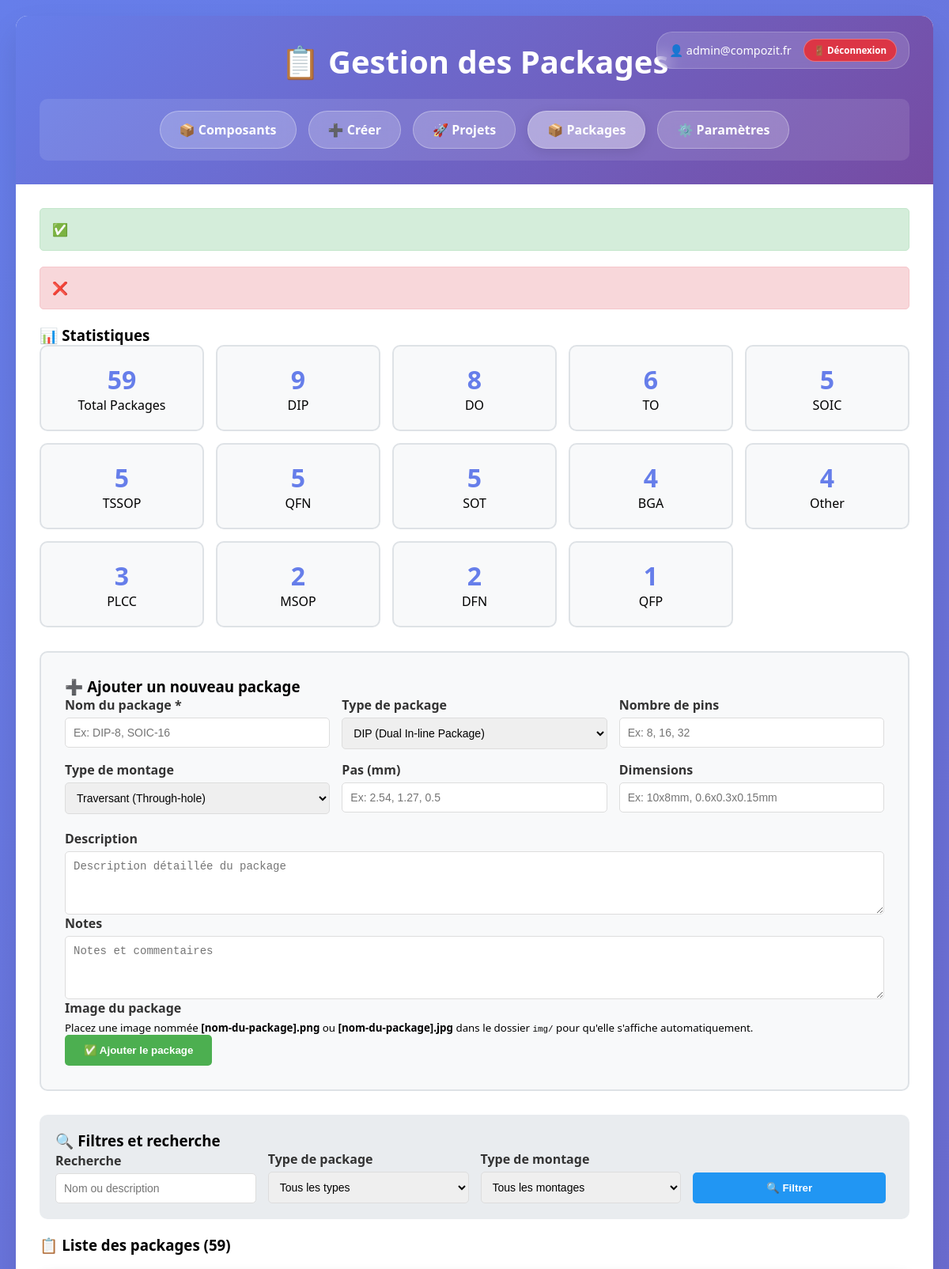
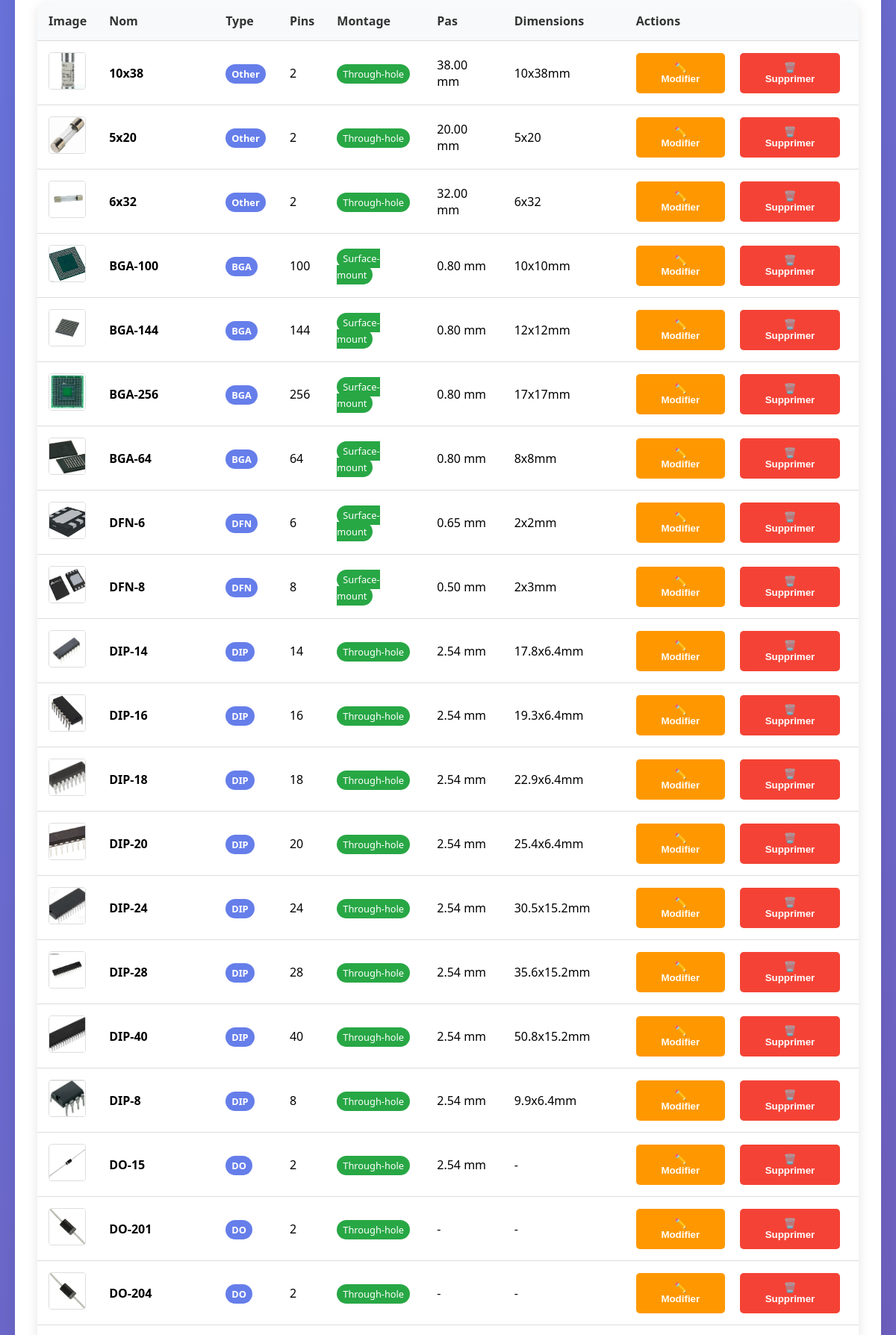
The app's page /packages_management.php (signed in, upper part) with its own data (2 pictures, top to bottom).
### tables this page shows
CREATE TABLE `packages` (
  `id` int(11) NOT NULL,
  `name` varchar(255) NOT NULL,
  `description` text DEFAULT NULL,
  `pin_count` int(11) DEFAULT NULL,
  `package_type` enum('DIP','SOIC','QFP','BGA','TO','SOT','TSSOP','MSOP','QFN','DFN','PLCC','PGA','LGA','CSP','Other','DO') DEFAULT 'Other',
  `pitch` decimal(5,2) DEFAULT NULL,
  `dimensions` varchar(255) DEFAULT NULL,
  `mounting_type` enum('Through-hole','Surface-mount','Both') DEFAULT 'Through-hole',
  `notes` text DEFAULT NULL,
  `image_path` varchar(500) DEFAULT NULL,
  `owner` int(11) NOT NULL,
  `created_at` timestamp NOT NULL DEFAULT current_timestamp(),
  `updated_at` timestamp NOT NULL DEFAULT current_timestamp() ON UPDATE current_timestamp()
);

### packages_management.php (the view, shortened to what this page needs)
<?php
$success = '';
$error = '';
try {
    $pdo = getConnection();
    $sql_packages = "
        CREATE TABLE IF NOT EXISTS packages (
            id INT AUTO_INCREMENT PRIMARY KEY,
            name VARCHAR(255) NOT NULL UNIQUE,
            description TEXT,
            pin_count INT,
            package_type ENUM('DIP', 'SOIC', 'QFP', 'BGA', 'TO', 'SOT', 'TSSOP', 'MSOP', 'QFN', 'DFN', 'PLCC', 'PGA', 'LGA', 'CSP', 'Other') DEFAULT 'Other',
            pitch DECIMAL(5,2),
            dimensions VARCHAR(255),
            mounting_type ENUM('Through-hole', 'Surface-mount', 'Both') DEFAULT 'Through-hole',
            notes TEXT,
            owner INT NOT NULL,
            created_at TIMESTAMP DEFAULT CURRENT_TIMESTAMP,
            updated_at TIMESTAMP DEFAULT CURRENT_TIMESTAMP ON UPDATE CURRENT_TIMESTAMP,
            INDEX idx_owner (owner),
            INDEX idx_name (name)
        ) ENGINE=InnoDB DEFAULT CHARSET=utf8mb4 COLLATE=utf8mb4_unicode_ci
    ";
    $pdo->exec($sql_packages);
    $search = $_GET['search'] ?? '';
    $sql = "SELECT * FROM packages WHERE owner = ?";
    $params = [$_SESSION['user_id']];
    $sql .= " ORDER BY name";
    $stmt = $pdo->prepare($sql);
    $stmt->execute($params);
    $packages = $stmt->fetchAll();
    $stmt = $pdo->prepare("SELECT package_type, COUNT(*) as count FROM packages WHERE owner = ? GROUP BY package_type ORDER BY count DESC");
    $stmt->execute([$_SESSION['user_id']]);
    $stats = $stmt->fetchAll();
} catch(PDOException $e) {
    $error = "Erreur de base de données : " . $e->getMessage();
}
?>
<!DOCTYPE html>
<html lang="fr">
<head>
</head>
<body>
    <div class="container">
        <div class="header">
            <div class="user-info">
                <span>👤 <?php echo htmlspecialchars($_SESSION['user_email']); ?></span>
                <a href="logout.php" class="logout-btn">🚪 Déconnexion</a>
            </div>
            <h1>📋 Gestion des Packages</h1>
            <div class="nav-section">
                <div class="nav-buttons">
                    <a href="components.php">📦 Composants</a>
                    <a href="create_component.php">➕ Créer</a>
                    <a href="projects.php">🚀 Projets</a>
                    <a href="packages_management.php" class="active">📦 Packages</a>
                    <a href="settings.php">⚙️ Paramètres</a>
                </div>
            </div>
        </div>
        <div class="content">
            <?php if (isset($success)): ?>
                <div class="alert alert-success">
                    ✅ <?php echo htmlspecialchars($success); ?>
                </div>
            <?php endif; ?>
            <?php if (isset($error)): ?>
                <div class="alert alert-error">
                    ❌ <?php echo htmlspecialchars($error); ?>
                </div>
            <?php endif; ?>
            <h3>📊 Statistiques</h3>
            <div class="stats-grid">
                <div class="stat-card">
                    <div class="stat-number"><?php echo count($packages); ?></div>
                    <div>Total Packages</div>
                </div>
                <?php foreach ($stats as $stat): ?>
                    <div class="stat-card">
                        <div class="stat-number"><?php echo $stat['count']; ?></div>
                        <div><?php echo htmlspecialchars($stat['package_type']); ?></div>
                    </div>
                <?php endforeach; ?>
            </div>
            <div class="form-container">
                <h3>➕ Ajouter un nouveau package</h3>
                <form method="POST">
                    <div class="form-grid">
                        <div class="form-group">
                            <label for="name">Nom du package *</label>
                            <input type="text" id="name" name="name" required placeholder="Ex: DIP-8, SOIC-16">
                        </div>
                        <div class="form-group">
                            <label for="package_type">Type de package</label>
                            <select id="package_type" name="package_type">
                                <option value="DIP">DIP (Dual In-line Package)</option>
                            </select>
                        </div>
                        <div class="form-group">
                            <label for="pin_count">Nombre de pins</label>
                            <input type="number" id="pin_count" name="pin_count" min="1" placeholder="Ex: 8, 16, 32">
                        </div>
                        <div class="form-group">
                            <label for="mounting_type">Type de montage</label>
                            <select id="mounting_type" name="mounting_type">
                                <option value="Through-hole">Traversant (Through-hole)</option>
                            </select>
                        </div>
                        <div class="form-group">
                            <label for="pitch">Pas (mm)</label>
                            <input type="number" id="pitch" name="pitch" step="0.01" min="0" placeholder="Ex: 2.54, 1.27, 0.5">
                        </div>
                        <div class="form-group">
                            <label for="dimensions">Dimensions</label>
                            <input type="text" id="dimensions" name="dimensions" placeholder="Ex: 10x8mm, 0.6x0.3x0.15mm">
                        </div>
                    </div>
                    <div class="form-group">
                        <label for="description">Description</label>
                        <textarea id="description" name="description" placeholder="Description détaillée du package"></textarea>
                    </div>
                    <div class="form-group">
                        <label for="notes">Notes</label>
                        <textarea id="notes" name="notes" placeholder="Notes et commentaires"></textarea>
                    </div>
                    <div class="form-group">
                    <label>Image du package</label>
                    <small>Placez une image nommée <strong>[nom-du-package].png</strong> ou <strong>[nom-du-package].jpg</strong> dans le dossier <code>img/</code> pour qu'elle s'affiche automatiquement.</small>
                </div>
                    <button type="submit" class="btn btn-primary">✅ Ajouter le package</button>
                </form>
            </div>
            <div class="filters">
                <h3>🔍 Filtres et recherche</h3>
                <form method="GET">
                    <div class="filters-grid">
                        <div class="form-group">
                            <label for="search">Recherche</label>
                            <input type="text" id="search" name="search" value="<?php echo htmlspecialchars($search); ?>" placeholder="Nom ou description">
                        </div>
                        <div class="form-group">
                            <label for="filter_type">Type de package</label>
                            <select id="filter_type" name="filter_type">
                                <option value="">Tous les types</option>
                            </select>
                        </div>
                        <div class="form-group">
                            <label for="filter_mounting">Type de montage</label>
                            <select id="filter_mounting" name="filter_mounting">
                                <option value="">Tous les montages</option>
                            </select>
                        </div>
                        <div class="form-group">
                            <label>&nbsp;</label>
                            <button type="submit" class="btn btn-secondary">🔍 Filtrer</button>
                        </div>
                    </div>
                </form>
            </div>
            <h3>📋 Liste des packages (<?php echo count($packages); ?>)</h3>
            <?php if (empty($packages)): ?>
                <p>Aucun package trouvé. Ajoutez-en un ci-dessus !</p>
            <?php else: ?>
                <table class="packages-table">
                    <thead>
                        <tr>
                            <th>Image</th>
                            <th>Nom</th>
                            <th>Type</th>
                            <th>Pins</th>
                            <th>Montage</th>
                            <th>Pas</th>
                            <th>Dimensions</th>
                            <th>Actions</th>
                        </tr>
                    </thead>
                    <tbody>
                        <?php foreach ($packages as $package): ?>
                            <tr>
                                <td>
                                    <?php
                                    $package_name = $package['name'];
                                    $image_found = false;
                                    $image_src = '';
                                    if (file_exists("img/{$package_name}.png")) {
                                        $image_src = "img/{$package_name}.png";
                                        $image_found = true;
                                    } elseif (file_exists("img/{$package_name}.jpg")) {
                                        $image_src = "img/{$package_name}.jpg";
                                        $image_found = true;
                                    } elseif (!empty($package['image_path'])) {
                                        $image_src = $package['image_path'];
                                        $image_found = true;
                                    }
                                    ?>
                                    <?php if ($image_found): ?>
                                        <img src="<?php echo htmlspecialchars($image_src); ?>"
                                             alt="<?php echo htmlspecialchars($package['name']); ?>"
                                             class="package-image"
                                             onerror="this.style.display='none'; this.nextElementSibling.style.display='block';">
                                    <?php else: ?>
                                        <span class="no-image">📦</span>
                                    <?php endif; ?>
                                </td>
                                <td><strong><?php echo htmlspecialchars($package['name']); ?></strong></td>
                                <td><span class="package-type"><?php echo htmlspecialchars($package['package_type']); ?></span></td>
                                <td><?php echo $package['pin_count'] ? htmlspecialchars($package['pin_count']) : '-'; ?></td>
                                <td><span class="mounting-type"><?php echo htmlspecialchars($package['mounting_type']); ?></span></td>
                                <td><?php echo $package['pitch'] ? htmlspecialchars($package['pitch']) . ' mm' : '-'; ?></td>
                                <td><?php echo htmlspecialchars($package['dimensions'] ?: '-'); ?></td>
                                <td>
                                    <div class="actions">
                                        <button class="btn btn-warning" onclick="editPackage(<?php echo $package['id']; ?>)">✏️ Modifier</button>
                                        <button class="btn btn-danger" onclick="deletePackage(<?php echo $package['id']; ?>)">🗑️ Supprimer</button>
                                    </div>
                                </td>
                            </tr>
                        <?php endforeach; ?>
                    </tbody>
                </table>
            <?php endif; ?>
        </div>
    </div>
</body>
</html>

### packages_management.php (style rules this page uses)
* { margin: 0; padding: 0; box-sizing: border-box; }
body { font-family: 'Segoe UI', Tahoma, Geneva, Verdana, sans-serif; background: linear-gradient(135deg, #667eea 0%, #764ba2 100%); min-height: 100vh; padding: 20px; }
.container { max-width: 1400px; margin: 0 auto; background: white; border-radius: 15px; box-shadow: 0 20px 40px rgba(0,0,0,0.1); overflow: hidden; }
.header { background: linear-gradient(135deg, #667eea 0%, #764ba2 100%); color: white; padding: 30px; position: relative; }
.header h1 { font-size: 2.5em; margin-bottom: 10px; text-align: center; }
.user-info { position: absolute; top: 20px; right: 30px; background: rgba(255,255,255,0.15); padding: 8px 15px; border-radius: 20px; font-size: 0.9em; backdrop-filter: blur(10px); border: 1px solid rgba(255, 255, 255, 0.2); display: flex; align-items: center; gap: 15px; }
.logout-btn { background: #dc3545; color: white; padding: 6px 12px; border-radius: 15px; text-decoration: none; font-size: 0.8em; font-weight: 600; transition: all 0.3s ease; border: 1px solid rgba(255, 255, 255, 0.3); }
.nav-section { background: rgba(255,255,255,0.1); padding: 15px; border-radius: 10px; margin-top: 20px; text-align: center; }
.nav-buttons { display: flex; gap: 15px; align-items: center; justify-content: center; flex-wrap: wrap; }
.nav-buttons a { background: rgba(255, 255, 255, 0.2); color: white; padding: 12px 24px; border-radius: 25px; text-decoration: none; font-weight: 600; transition: all 0.3s ease; backdrop-filter: blur(10px); border: 1px solid rgba(255, 255, 255, 0.3); display: flex; align-items: center; gap: 8px; }
.nav-buttons a.active { background: rgba(255, 255, 255, 0.4); box-shadow: 0 4px 15px rgba(0, 0, 0, 0.1); }
.content { padding: 30px; }
.alert { padding: 15px; margin-bottom: 20px; border-radius: 5px; font-weight: bold; }
.alert-success { background: #d4edda; color: #155724; border: 1px solid #c3e6cb; }
.alert-error { background: #f8d7da; color: #721c24; border: 1px solid #f5c6cb; }
.stats-grid { display: grid; grid-template-columns: repeat(auto-fit, minmax(200px, 1fr)); gap: 15px; margin-bottom: 30px; }
.stat-card { background: #f8f9fa; padding: 20px; border-radius: 10px; text-align: center; border: 2px solid #dee2e6; }
.stat-number { font-size: 2em; font-weight: bold; color: #667eea; }
.form-container { background: #f8f9fa; padding: 30px; border-radius: 10px; border: 2px solid #dee2e6; margin-bottom: 30px; }
.form-grid { display: grid; grid-template-columns: repeat(auto-fit, minmax(250px, 1fr)); gap: 15px; margin-bottom: 20px; }
.form-group { display: flex; flex-direction: column; }
.form-group label { margin-bottom: 5px; font-weight: bold; color: #333; }
.form-group input, .form-group select, .form-group textarea { padding: 10px; border: 1px solid #ddd; border-radius: 5px; font-size: 14px; }
.form-group textarea { resize: vertical; min-height: 80px; }
.filters { background: #e9ecef; padding: 20px; border-radius: 10px; margin-bottom: 20px; }
.filters-grid { display: grid; grid-template-columns: repeat(auto-fit, minmax(200px, 1fr)); gap: 15px; align-items: end; }
.btn { padding: 12px 24px; border: none; border-radius: 5px; cursor: pointer; text-decoration: none; font-weight: bold; transition: all 0.3s ease; display: inline-block; margin-right: 10px; }
.btn-primary { background: #4CAF50; color: white; }
.btn-secondary { background: #2196F3; color: white; }
.btn-danger { background: #f44336; color: white; }
.btn-warning { background: #ff9800; color: white; }
.packages-table { width: 100%; border-collapse: collapse; margin-top: 20px; background: white; border-radius: 10px; overflow: hidden; box-shadow: 0 5px 15px rgba(0,0,0,0.1); }
.packages-table th, .packages-table td { padding: 15px; text-align: left; border-bottom: 1px solid #ddd; }
.packages-table th { background: #f8f9fa; font-weight: bold; color: #333; }
.package-type { background: #667eea; color: white; padding: 4px 8px; border-radius: 15px; font-size: 0.8em; font-weight: bold; }
.mounting-type { background: #28a745; color: white; padding: 4px 8px; border-radius: 15px; font-size: 0.8em; }
.actions { display: flex; gap: 10px; }
.package-image { width: 50px; height: 50px; object-fit: cover; border-radius: 4px; border: 1px solid #ddd; }

### records on screen
packages: name (picture), name "10x38", package_type "Other", pin_count "2", mounting_type "Through-hole", pitch "38.00", dimensions "10x38mm"
packages: name (picture), name "5x20", package_type "Other", pin_count "2", mounting_type "Through-hole", pitch "20.00", dimensions "5x20"
packages: name (picture), name "6x32", package_type "Other", pin_count "2", mounting_type "Through-hole", pitch "32.00", dimensions "6x32"
packages: name (picture), name "BGA-100", package_type "BGA", pin_count "100", mounting_type "Surface-mount", pitch "0.80", dimensions "10x10mm"
packages: name (picture), name "BGA-144", package_type "BGA", pin_count "144", mounting_type "Surface-mount", pitch "0.80", dimensions "12x12mm"
packages: name (picture), name "BGA-256", package_type "BGA", pin_count "256", mounting_type "Surface-mount", pitch "0.80", dimensions "17x17mm"
packages: name (picture), name "BGA-64", package_type "BGA", pin_count "64", mounting_type "Surface-mount", pitch "0.80", dimensions "8x8mm"
packages: name (picture), name "DFN-6", package_type "DFN", pin_count "6", mounting_type "Surface-mount", pitch "0.65", dimensions "2x2mm"
packages: name (picture), name "DFN-8", package_type "DFN", pin_count "8", mounting_type "Surface-mount", pitch "0.50", dimensions "2x3mm"
packages: name (picture), name "DIP-14", package_type "DIP", pin_count "14", mounting_type "Through-hole", pitch "2.54", dimensions "17.8x6.4mm"
packages: name (picture), name "DIP-16", package_type "DIP", pin_count "16", mounting_type "Through-hole", pitch "2.54", dimensions "19.3x6.4mm"
packages: name (picture), name "DIP-18", package_type "DIP", pin_count "18", mounting_type "Through-hole", pitch "2.54", dimensions "22.9x6.4mm"
packages: name (picture), name "DIP-20", package_type "DIP", pin_count "20", mounting_type "Through-hole", pitch "2.54", dimensions "25.4x6.4mm"
packages: name (picture), name "DIP-24", package_type "DIP", pin_count "24", mounting_type "Through-hole", pitch "2.54", dimensions "30.5x15.2mm"
packages: name (picture), name "DIP-28", package_type "DIP", pin_count "28", mounting_type "Through-hole", pitch "2.54", dimensions "35.6x15.2mm"
packages: name (picture), name "DIP-40", package_type "DIP", pin_count "40", mounting_type "Through-hole", pitch "2.54", dimensions "50.8x15.2mm"
packages: name (picture), name "DIP-8", package_type "DIP", pin_count "8", mounting_type "Through-hole", pitch "2.54", dimensions "9.9x6.4mm"
packages: name (picture), name "DO-15", package_type "DO", pin_count "2", mounting_type "Through-hole", pitch "2.54", dimensions "-"
packages: name (picture), name "DO-201", package_type "DO", pin_count "2", mounting_type "Through-hole", dimensions "-"
packages: name (picture), name "DO-204", package_type "DO", pin_count "2", mounting_type "Through-hole", dimensions "-"

### other values on screen
$_SESSION['user_email'] "admin@compozit.fr"
count($packages) "59"
$stat['count'] "9"
$stat['package_type'] "DIP"
$stat['count'] "8"
$stat['package_type'] "DO"
$stat['count'] "6"
$stat['package_type'] "TO"
$stat['count'] "5"
$stat['package_type'] "SOIC"
$stat['package_type'] "TSSOP"
$stat['package_type'] "QFN"
$stat['package_type'] "SOT"
$stat['count'] "4"
$stat['package_type'] "BGA"
